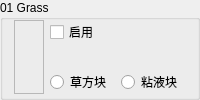
                 <widget class="QGroupBox" name="Base01">
                  <property name="sizePolicy">
                   <sizepolicy hsizetype="Expanding" vsizetype="Minimum">
                    <horstretch>0</horstretch>
                    <verstretch>0</verstretch>
                   </sizepolicy>
                  </property>
                  <property name="minimumSize">
                   <size>
                    <width>130</width>
                    <height>0</height>
                   </size>
                  </property>
                  <property name="maximumSize">
                   <size>
                    <width>16777215</width>
                    <height>16777215</height>
                   </size>
                  </property>
                  <property name="autoFillBackground">
                   <bool>true</bool>
                  </property>
                  <property name="title">
                   <string>01 Grass</string>
                  </property>
                  <property name="flat">
                   <bool>false</bool>
                  </property>
                  <layout class="QGridLayout" name="gridLayout_19">
                   <property name="topMargin">
                    <number>0</number>
                   </property>
                   <property name="bottomMargin">
                    <number>3</number>
                   </property>
                   <item row="0" column="1">
                    <widget class="QCheckBox" name="Enable01">
                     <property name="sizePolicy">
                      <sizepolicy hsizetype="Expanding" vsizetype="Preferred">
                       <horstretch>0</horstretch>
                       <verstretch>0</verstretch>
                      </sizepolicy>
                     </property>
                     <property name="text">
                      <string>启用</string>
                     </property>
                    </widget>
                   </item>
                   <item row="0" column="2">
                    <spacer name="horizontalSpacer_8">
                     <property name="orientation">
                      <enum>Qt::Horizontal</enum>
                     </property>
                     <property name="sizeHint" stdset="0">
                      <size>
                       <width>40</width>
                       <height>20</height>
                      </size>
                     </property>
                    </spacer>
                   </item>
                   <item row="0" column="0" rowspan="3">
                    <widget class="QLabel" name="Color01">
                     <property name="minimumSize">
                      <size>
                       <width>30</width>
                       <height>0</height>
                      </size>
                     </property>
                     <property name="font">
                      <font>
                       <family>微软雅黑</family>
                       <pointsize>9</pointsize>
                      </font>
                     </property>
                     <property name="frameShape">
                      <enum>QFrame::StyledPanel</enum>
                     </property>
                     <property name="text">
                      <string/>
                     </property>
                    </widget>
                   </item>
                   <item row="2" column="1">
                    <widget class="QRadioButton" name="is01Grass">
                     <property name="sizePolicy">
                      <sizepolicy hsizetype="Expanding" vsizetype="Fixed">
                       <horstretch>0</horstretch>
                       <verstretch>0</verstretch>
                      </sizepolicy>
                     </property>
                     <property name="text">
                      <string>草方块</string>
                     </property>
                     <property name="icon">
                      <iconset resource="BlockTextures.qrc">
                       <normaloff>:/new/Textures/Slope/block/grass_block_side.png</normaloff>:/new/Textures/Slope/block/grass_block_side.png</iconset>
                     </property>
                    </widget>
                   </item>
                   <item row="2" column="2">
                    <widget class="QRadioButton" name="is01SlimeBlock">
                     <property name="text">
                      <string>粘液块</string>
                     </property>
                     <property name="icon">
                      <iconset resource="BlockTextures.qrc">
                       <normaloff>:/new/Textures/Slope/block/slime_block.png</normaloff>:/new/Textures/Slope/block/slime_block.png</iconset>
                     </property>
                    </widget>
                   </item>
                  </layout>
                 </widget>
